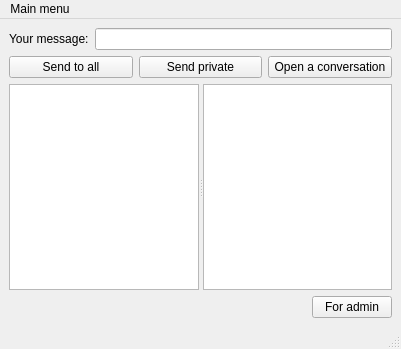
<?xml version="1.0" encoding="UTF-8"?>
<ui version="4.0">
 <class>MainWindow</class>
 <widget class="QMainWindow" name="MainWindow">
  <property name="geometry">
   <rect>
    <x>0</x>
    <y>0</y>
    <width>401</width>
    <height>349</height>
   </rect>
  </property>
  <property name="sizePolicy">
   <sizepolicy hsizetype="Preferred" vsizetype="Expanding">
    <horstretch>0</horstretch>
    <verstretch>0</verstretch>
   </sizepolicy>
  </property>
  <property name="windowTitle">
   <string>MainWindow</string>
  </property>
  <widget class="QWidget" name="centralwidget">
   <layout class="QVBoxLayout" name="verticalLayout" stretch="0,0,0,0">
    <item>
     <layout class="QHBoxLayout" name="horizontalLayout">
      <item>
       <widget class="QLabel" name="label">
        <property name="text">
         <string>Your message:</string>
        </property>
       </widget>
      </item>
      <item>
       <widget class="QLineEdit" name="MessageLineEdit"/>
      </item>
     </layout>
    </item>
    <item>
     <layout class="QHBoxLayout" name="horizontalLayout_2">
      <item>
       <widget class="QPushButton" name="sendCommonMessageButton">
        <property name="text">
         <string>Send to all</string>
        </property>
       </widget>
      </item>
      <item>
       <widget class="QPushButton" name="sendPrivateMessageButton">
        <property name="text">
         <string>Send private</string>
        </property>
       </widget>
      </item>
      <item>
       <widget class="QPushButton" name="conversationButton">
        <property name="text">
         <string>Open a conversation</string>
        </property>
       </widget>
      </item>
     </layout>
    </item>
    <item>
     <widget class="QSplitter" name="splitter">
      <property name="orientation">
       <enum>Qt::Horizontal</enum>
      </property>
      <widget class="QTextBrowser" name="commonChatBrowser"/>
      <widget class="QTextBrowser" name="privateChatBrowser"/>
     </widget>
    </item>
    <item>
     <widget class="QPushButton" name="forAdminButton">
      <property name="sizePolicy">
       <sizepolicy hsizetype="Fixed" vsizetype="Fixed">
        <horstretch>0</horstretch>
        <verstretch>0</verstretch>
       </sizepolicy>
      </property>
      <property name="layoutDirection">
       <enum>Qt::RightToLeft</enum>
      </property>
      <property name="text">
       <string>For admin</string>
      </property>
     </widget>
    </item>
   </layout>
  </widget>
  <widget class="QMenuBar" name="menubar">
   <property name="geometry">
    <rect>
     <x>0</x>
     <y>0</y>
     <width>401</width>
     <height>22</height>
    </rect>
   </property>
   <widget class="QMenu" name="menuMain_menu">
    <property name="title">
     <string>Main menu</string>
    </property>
    <addaction name="actionOpen_another_client"/>
    <addaction name="separator"/>
    <addaction name="actionClose_this_client"/>
   </widget>
   <addaction name="menuMain_menu"/>
  </widget>
  <widget class="QStatusBar" name="statusbar"/>
  <action name="actionOpen_another_client">
   <property name="text">
    <string>Open another client</string>
   </property>
  </action>
  <action name="actionClose_this_client">
   <property name="text">
    <string>Close this client</string>
   </property>
  </action>
 </widget>
 <resources/>
 <connections/>
</ui>
